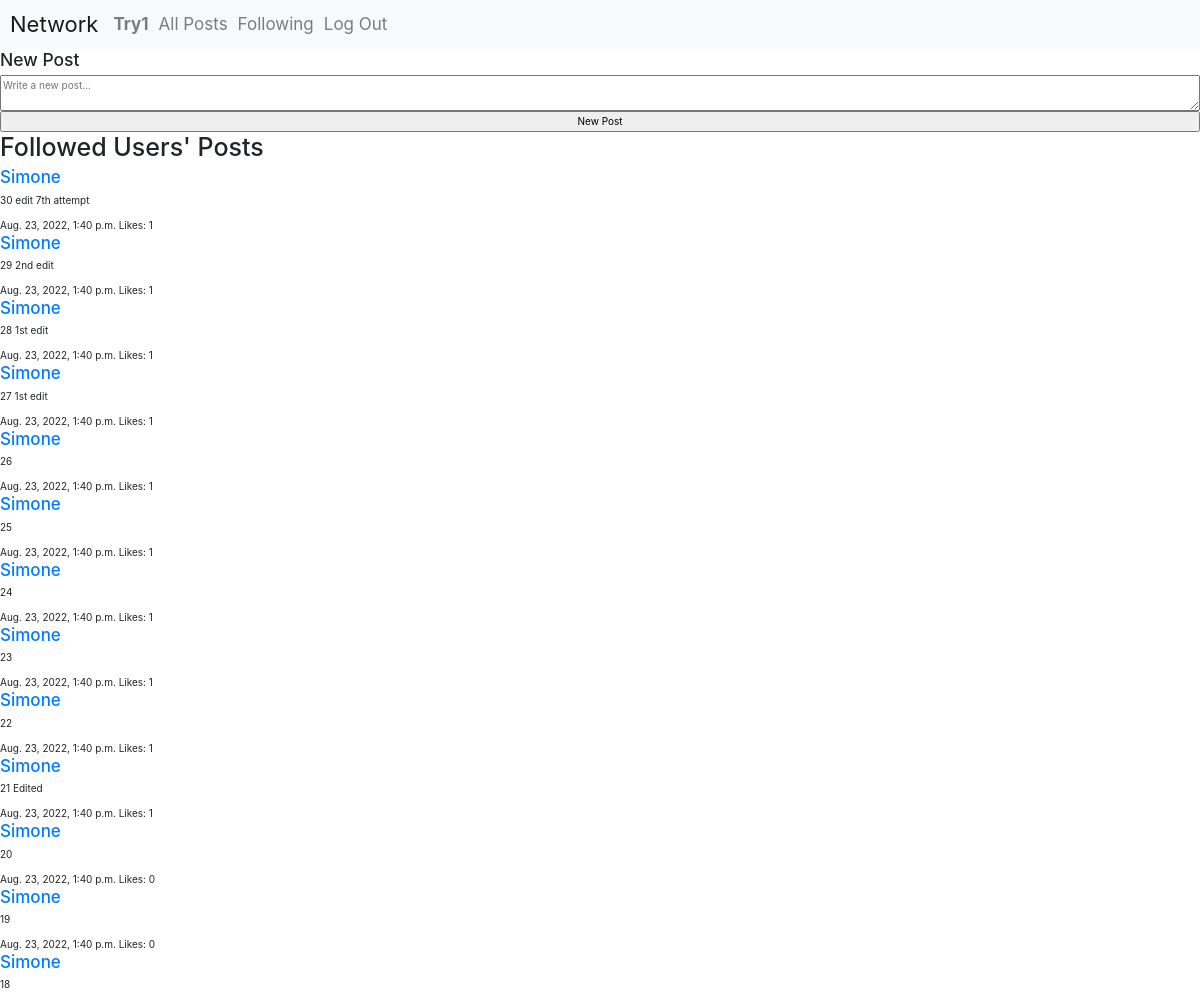
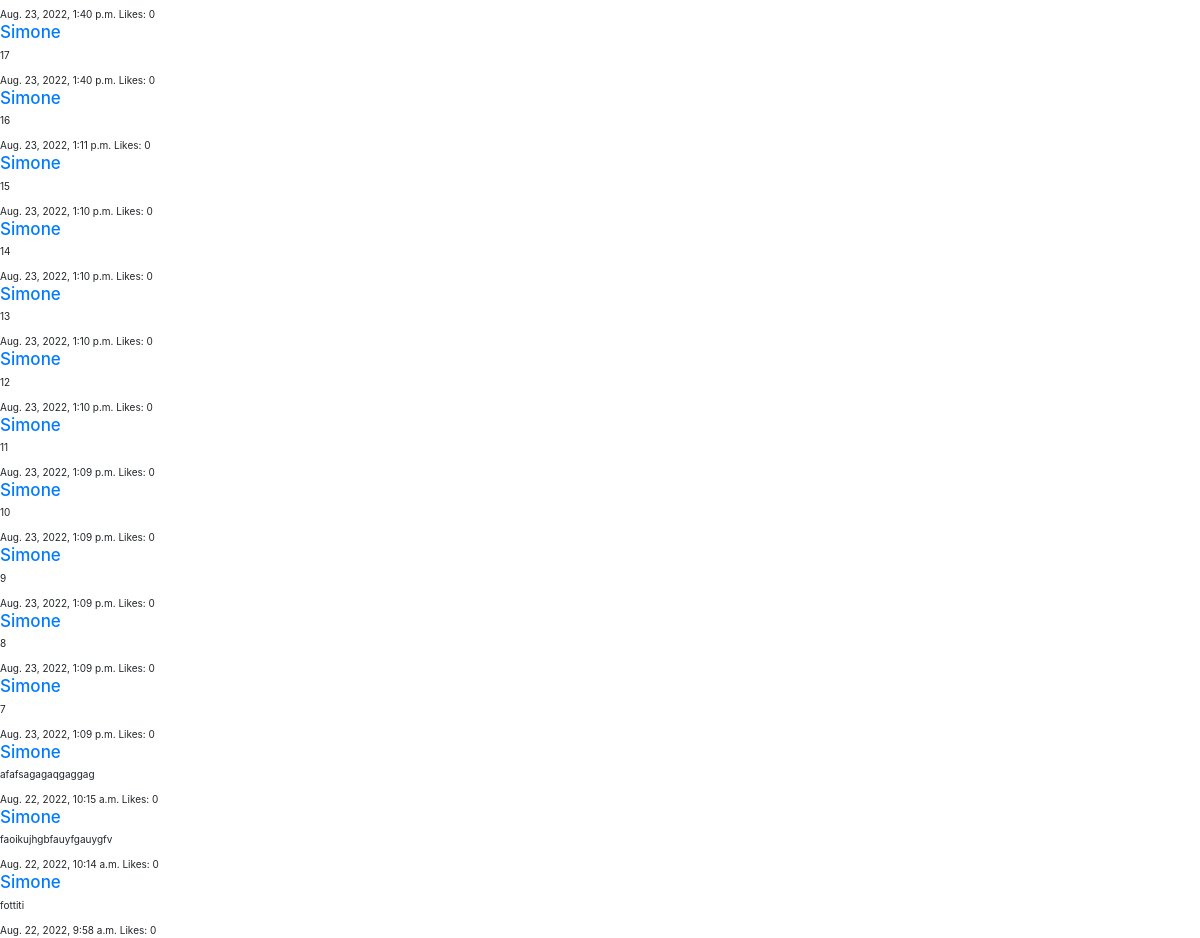
Before: /following-page (signed in) with the older database file (2 pictures, top to bottom).
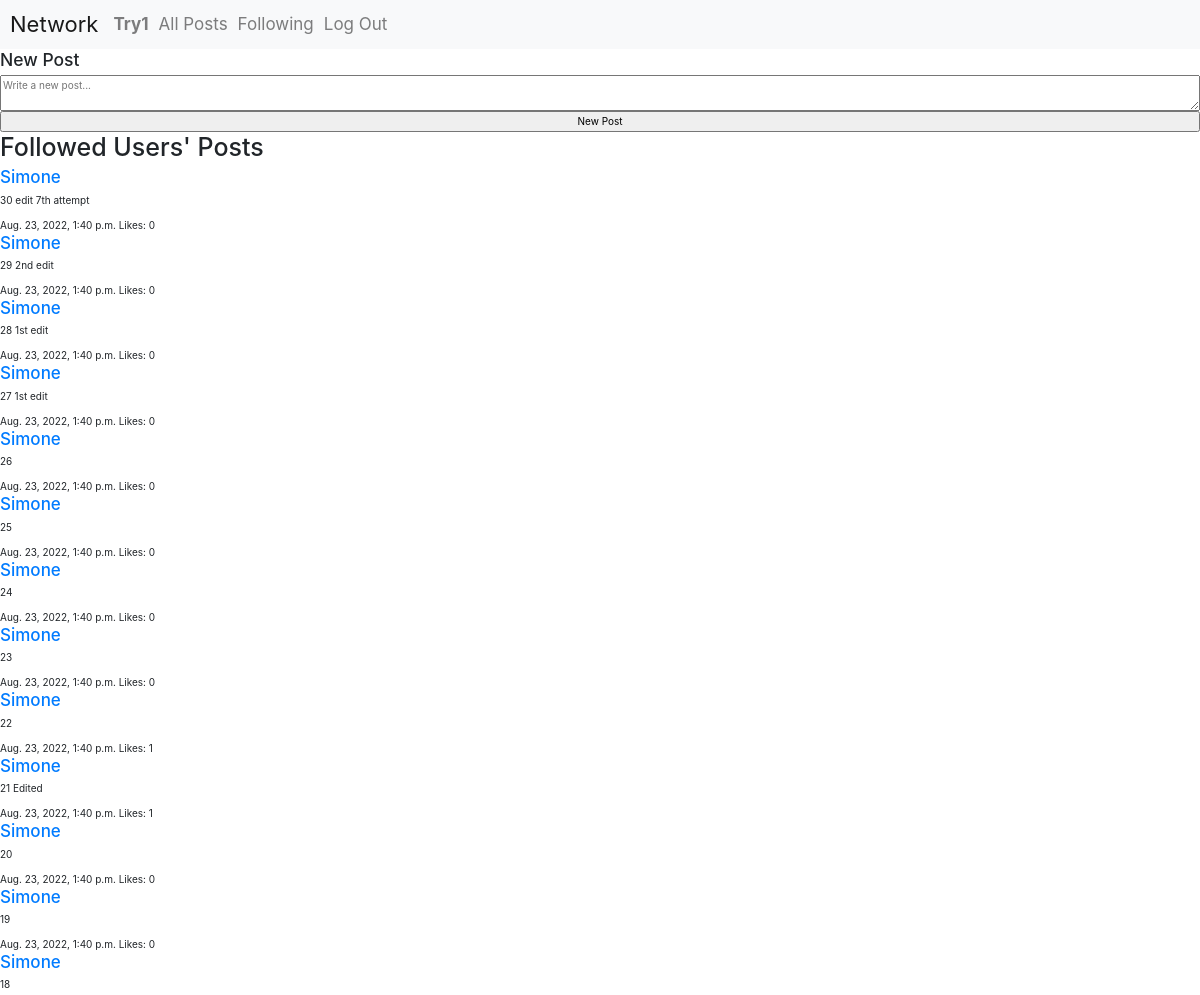
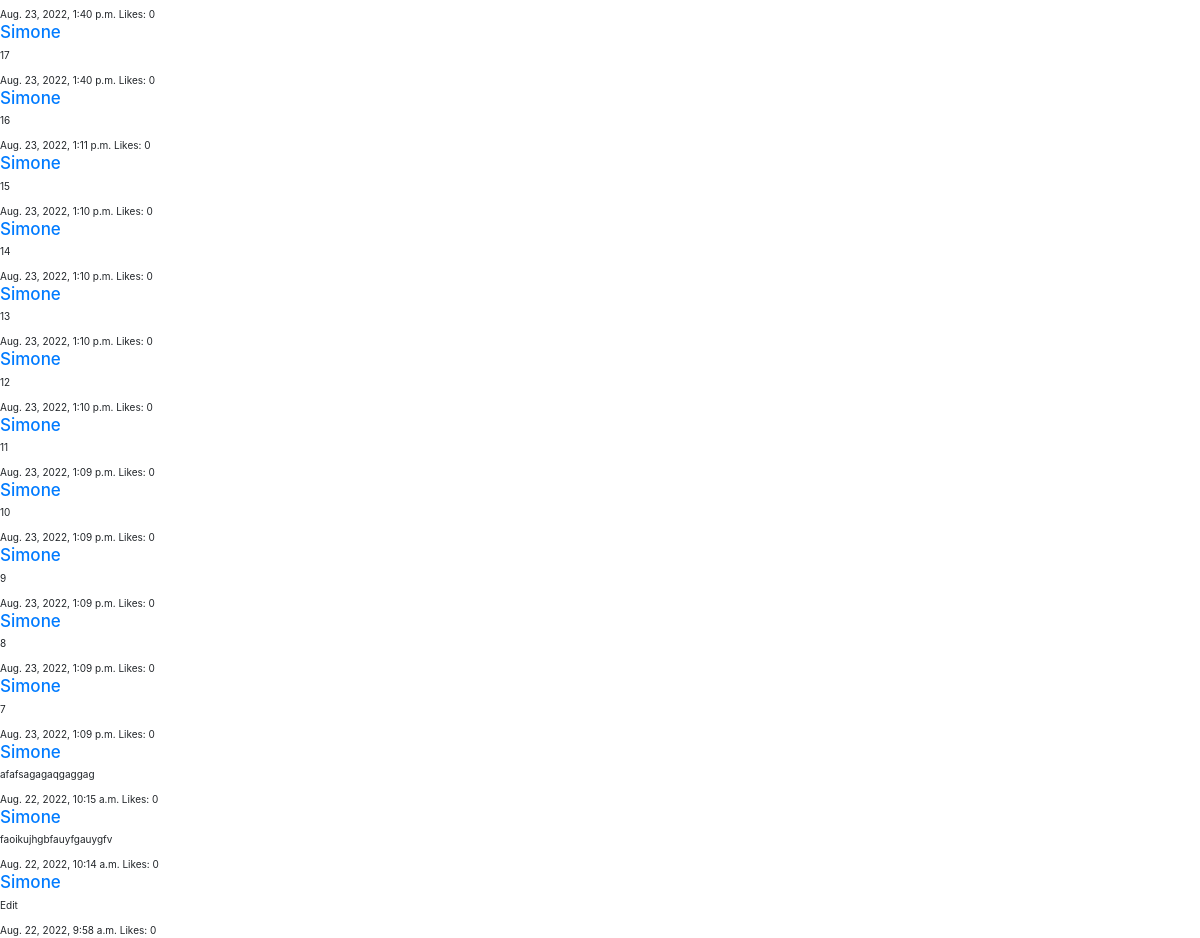
After: the same page with the newer database file (2 pictures, top to bottom).
### network/models.py (models this page shows, shortened)
class Post(models.Model):
    user = models.ForeignKey(User, on_delete=models.CASCADE, default=None)
    post_content = models.TextField(max_length=1024)
    creation_date = models.DateTimeField(auto_now_add=True)
    likes = models.IntegerField(default=0)

class User(AbstractUser):
    followers_list = models.ManyToManyField("User", default=None, blank=True, related_name="followers")
    following_list = models.ManyToManyField("User", default=None, blank=True, related_name="following")
    liked_posts = models.ManyToManyField("Post", default=None, blank=True, related_name="liked_posts")

### network/views.py (the view)
# urls.py: path("following-page", views.following_page, name="following-page"),
@login_required(login_url="login")
def following_page(request):
    usersFollowed = request.user.following_list.all()
    posts = Post.objects.filter(user__in=usersFollowed).order_by("-creation_date")
    return render(request, "network/following.html", {
        "posts": posts
    })

### network/templates/network/following.html (shortened to what this page needs)
{% extends "network/layout.html" %}
{% block body %}
    <div id="following-page" class="page-wrapper">
         <div class="new-post-container width-100 flex-container vertical-row">
            <h3>New Post</h3>
            <form action="{% url 'new-post' %}" method="post">
                <div class="flex-container vertical-row">
                    <textarea id="new-post-text" name="new-post-text" placeholder="Write a new post..." autofocus></textarea>
                    <input type="submit" value="New Post" class="button" />
                </div>
            </form>
        </div>
        <h1>Followed Users' Posts</h1>
        <div class="following-posts-container">
            {% for post in posts %}
            <div class="post">
                <h4>
                    <a href="profile/{{ post.user.username }}">{{ post.user.username }}</a>
                </h4>
                <p>{{ post.post_content }}</p>
                <span>{{ post.creation_date }}</span>
                <span>Likes: {{ post.likes }}</span>
            </div>
            {% endfor %}
        </div>
    </div>
{% endblock %}

Changed rows visible on the page:
changed Post "30 edit 7th attempt": likes "1" → "0"
changed Post "29 2nd edit": likes "1" → "0"
changed Post "28 1st edit": likes "1" → "0"
changed Post "27 1st edit": likes "1" → "0"
changed Post (number 5 of 27 on the later page): likes "1" → "0"
changed Post (number 6 of 27 on the later page): likes "1" → "0"
changed Post (number 7 of 27 on the later page): likes "1" → "0"
changed Post (number 8 of 27 on the later page): likes "1" → "0"
changed Post: post_content "fottiti" → "Edit"
